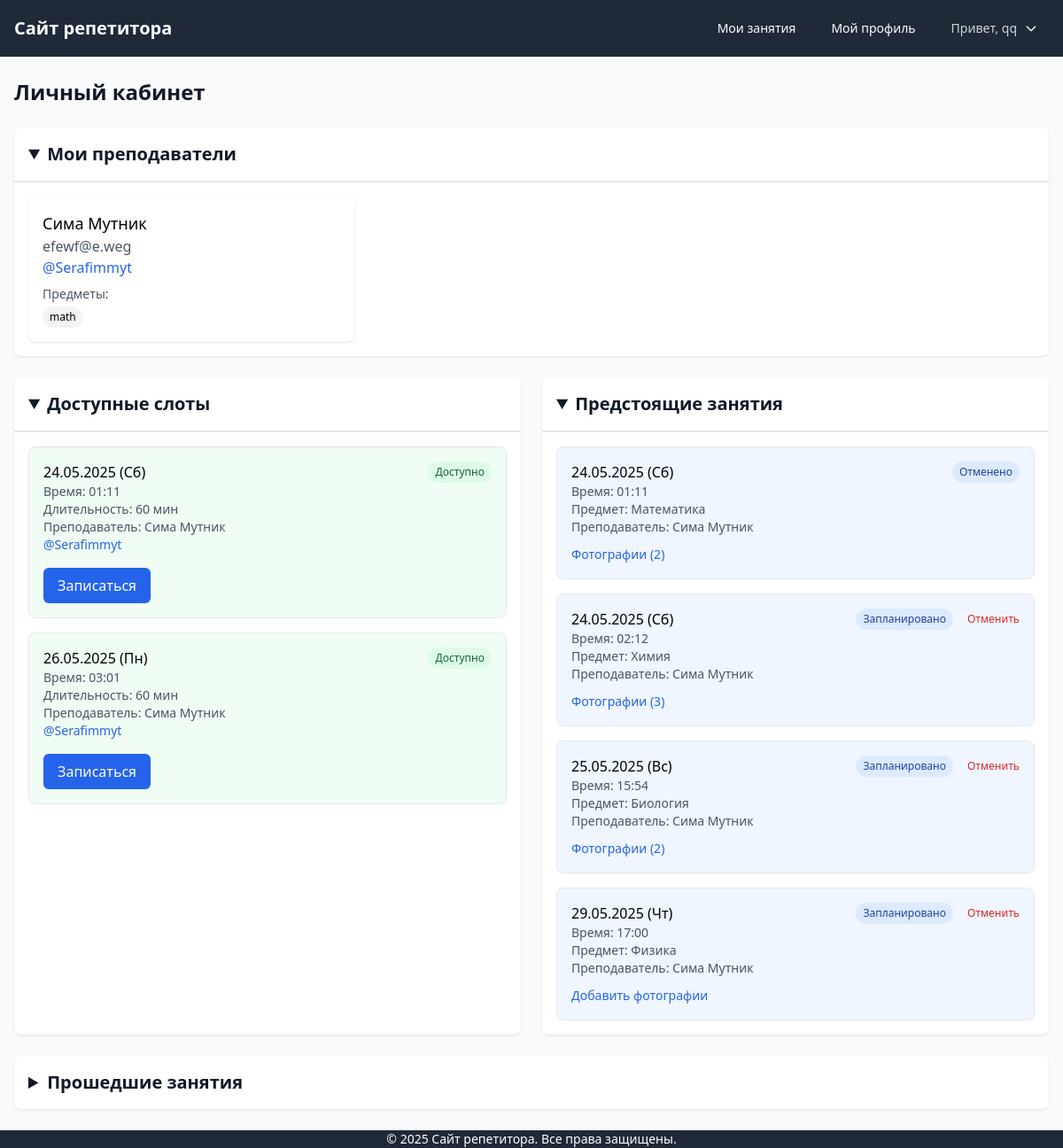
The page /student/ (signed in) on the database its author committed.
### scheduler/models.py (models this page shows, shortened)
class UserProfile(models.Model):
    user = models.OneToOneField(User, on_delete=models.CASCADE, related_name='profile')
    telegram = models.CharField(max_length=100, blank=True, null=True, help_text='Telegram username')

class TimeSlot(models.Model):
    STATUS_CHOICES = [
        ('available', 'Доступно'),
        ('booked', 'Забронировано'),
        ('completed', 'Завершено'),
        ('cancelled', 'Отменено'),
    ]
    tutor = models.ForeignKey(User, on_delete=models.CASCADE, related_name='time_slots')
    student = models.ForeignKey(User, on_delete=models.SET_NULL, null=True, blank=True, related_name='booked_slots')
    datetime = models.DateTimeField()
    status = models.CharField(max_length=10, choices=STATUS_CHOICES, default='available')
    duration = models.IntegerField(default=60, help_text='Длительность в минутах')
    notes = models.TextField(blank=True)
    class Meta:
        unique_together = ['tutor', 'datetime']
        ordering = ['datetime']

class Lesson(models.Model):
    STATUS_CHOICES = [
        ('scheduled', 'Запланировано'),
        ('completed', 'Завершено'),
        ('cancelled', 'Отменено'),
    ]
    SUBJECT_CHOICES = [
        ('math', 'Математика'),
        ('physics', 'Физика'),
        ('chemistry', 'Химия'),
        ('biology', 'Биология'),
        ('english', 'Английский язык'),
        ('russian', 'Русский язык'),
        ('literature', 'Литература'),
        ('history', 'История'),
        ('geography', 'География'),
        ('other', 'Другое'),
    ]
    time_slot = models.OneToOneField(TimeSlot, on_delete=models.CASCADE, related_name='lesson')
    student = models.ForeignKey(User, on_delete=models.CASCADE, related_name='booked_lessons')
    status = models.CharField(max_length=20, choices=STATUS_CHOICES, default='scheduled')
    subject = models.CharField(max_length=20, choices=SUBJECT_CHOICES, default='math')
    notes = models.TextField(blank=True)
    created_at = models.DateTimeField(auto_now_add=True)
    updated_at = models.DateTimeField(auto_now=True)

### scheduler/views.py (the view)
# urls.py: path('student/', views.student_dashboard, name='student_dashboard'),
@login_required
@user_passes_test(is_student)
def student_dashboard(request):
    start_date = timezone.now()
    end_date = start_date + timedelta(days=7)
    my_tutors = User.objects.filter(
        students_list__student=request.user,
        students_list__is_active=True
    )
    if not my_tutors.exists():
        messages.info(request, 'У вас пока нет преподавателей. Дождитесь, пока преподаватель добавит вас к себе.')
        available_slots = TimeSlot.objects.none()
    else:
        available_slots = TimeSlot.objects.filter(
            status='available',
            datetime__range=[start_date, end_date],
            tutor__in=my_tutors
        ).order_by('datetime')
    my_lessons = Lesson.objects.filter(
        student=request.user
    ).order_by('time_slot__datetime')
    context = {
        'now': timezone.now(),
        'available_slots': available_slots,
        'my_lessons': my_lessons,
        'upcoming_lessons': my_lessons.filter(time_slot__datetime__gte=timezone.now()),
        'past_lessons': my_lessons.filter(time_slot__datetime__lt=timezone.now()).order_by('-time_slot__datetime'),
        'my_tutors': my_tutors,  # Добавляем список преподавателей в контекст
    }
    return render(request, 'scheduler/student/dashboard.html', context)

### scheduler/templatetags/scheduler_extras.py (called while the page is built)
@register.filter
def date_with_weekday(value):
    if not value:
        return ""
    weekdays = ['Пн', 'Вт', 'Ср', 'Чт', 'Пт', 'Сб', 'Вс']
    return f"{value.strftime('%d.%m.%Y')} ({weekdays[value.weekday()]})"

### scheduler/views.py (called while the page is built)
def is_student(user):
    return user.groups.filter(name='Students').exists()

### scheduler/templates/scheduler/student/dashboard.html (shortened to what this page needs)
{% extends 'base.html' %}
{% load scheduler_extras %}
{% block content %}
<div class="space-y-6">
    <h1 class="text-2xl font-bold text-gray-900">Личный кабинет</h1>
    <details open class="h-full">
        <summary class="text-xl font-semibold text-gray-900">Мои преподаватели</summary>
        <div>
            {% if my_tutors %}
                <div class="grid grid-cols-1 md:grid-cols-2 lg:grid-cols-3 gap-4">
                    {% for tutor in my_tutors %}
                        <div class="bg-white rounded-lg shadow p-4">
                            <h3 class="font-medium text-lg">{{ tutor.get_full_name|default:tutor.username }}</h3>
                            <p class="text-gray-600">{{ tutor.email }}</p>
                            {% if tutor.profile.telegram %}
                                <p class="text-blue-600">
                                    <a href="https://t.me/{{ tutor.profile.telegram }}" target="_blank">
                                        @{{ tutor.profile.telegram }}
                                    </a>
                                </p>
                            {% endif %}
                            {% with tutor_subjects=tutor.students_list.get.subjects %}
                                {% if tutor_subjects %}
                                    <div class="mt-2">
                                        <p class="text-sm text-gray-600">Предметы:</p>
                                        <div class="flex flex-wrap gap-1 mt-1">
                                            {% for subject in tutor_subjects %}
                                                <span class="px-2 py-1 text-xs bg-gray-100 rounded-full">{{ subject }}</span>
                                            {% endfor %}
                                        </div>
                                    </div>
                                {% endif %}
                            {% endwith %}
                        </div>
                    {% endfor %}
                </div>
            {% else %}
                <p class="text-gray-500">У вас пока нет преподавателей</p>
            {% endif %}
        </div>
    </details>
    <div class="grid grid-cols-1 md:grid-cols-2 gap-6">
        <details open class="h-full">
            <summary class="text-xl font-semibold text-gray-900">Доступные слоты</summary>
            <div>
                {% if available_slots %}
                    <div class="space-y-4">
                        {% for slot in available_slots %}
                            <div class="border rounded-lg p-4 bg-green-50">
                                <div class="flex justify-between items-start">
                                    <div>
                                        <p class="font-medium">{{ slot.datetime|date_with_weekday }}</p>
                                        <p class="text-sm text-gray-600">Время: {{ slot.datetime|time:'H:i' }}</p>
                                        <p class="text-sm text-gray-600">Длительность: {{ slot.duration }} мин</p>
                                        <p class="text-sm text-gray-600">Преподаватель: {{ slot.tutor.get_full_name|default:slot.tutor.username }}</p>
                                        {% if slot.tutor.profile.telegram %}
                                            <p class="text-sm text-blue-600">
                                                <a href="https://t.me/{{ slot.tutor.profile.telegram }}" target="_blank">
                                                    @{{ slot.tutor.profile.telegram }}
                                                </a>
                                            </p>
                                        {% endif %}
                                    </div>
                                    <span class="px-2 py-1 text-xs rounded-full bg-green-100 text-green-800">
                                        {{ slot.get_status_display }}
                                    </span>
                                </div>
                                <div class="mt-4">
                                    <a href="{% url 'book_slot' slot.id %}" class="inline-block bg-blue-600 text-white px-4 py-2 rounded-md hover:bg-blue-700">
                                        Записаться
                                    </a>
                                </div>
                            </div>
                        {% endfor %}
                    </div>
                {% else %}
                    <p class="text-gray-500">Нет доступных слотов</p>
                {% endif %}
            </div>
        </details>
        <details open class="h-full">
            <summary class="text-xl font-semibold text-gray-900">Предстоящие занятия</summary>
            <div>
                {% if upcoming_lessons %}
                    <div class="space-y-4">
                        {% for lesson in upcoming_lessons %}
                            <div class="border rounded-lg p-4 bg-blue-50">
                                <div class="flex justify-between items-start">
                                    <div>
                                        <p class="font-medium">{{ lesson.time_slot.datetime|date_with_weekday }}</p>
                                        <p class="text-sm text-gray-600">Время: {{ lesson.time_slot.datetime|time:'H:i' }}</p>
                                        <p class="text-sm text-gray-600">Предмет: {{ lesson.get_subject_display }}</p>
                                        <p class="text-sm text-gray-600">Преподаватель: {{ lesson.time_slot.tutor.get_full_name|default:lesson.time_slot.tutor.username }}</p>
                                    </div>
                                    <div class="flex gap-2 items-center">
                                        <span class="px-2 py-1 text-xs rounded-full bg-blue-100 text-blue-800">{{ lesson.get_status_display }}</span>
                                        {% if lesson.status == 'scheduled' and lesson.time_slot.datetime|timeuntil > '12:00:00' %}
                                            <a href="{% url 'cancel_lesson' lesson.id %}" class="text-red-600 hover:underline text-xs ml-2">Отменить</a>
                                        {% endif %}
                                    </div>
                                </div>
                                <div class="mt-2">
                                    <a href="{% url 'manage_lesson_photos' lesson.id %}"
                                       class="text-sm text-blue-600 hover:text-blue-800">
                                        {% if lesson.photos.exists %}
                                            Фотографии ({{ lesson.photos.count }})
                                        {% else %}
                                            Добавить фотографии
                                        {% endif %}
                                    </a>
                                </div>
                            </div>
                        {% endfor %}
                    </div>
                {% else %}
                    <p class="text-gray-500">Нет предстоящих занятий</p>
                {% endif %}
            </div>
        </details>
    </div>
    <details class="h-full">
        <summary class="text-xl font-semibold text-gray-900">Прошедшие занятия</summary>
    </details>
</div>
{% endblock %}

### scheduler/templates/base.html (shortened to what this page needs)
{% load static %}
<!DOCTYPE html>
<html lang="ru">
<head>
    <link rel="stylesheet" href="{% static 'css/output.css' %}">
</head>
<body class="flex flex-col min-h-screen bg-gray-50">
    <nav class="bg-gray-800 text-white">
        <div class="w-full max-w-[80rem] mx-auto px-4">
            <div class="flex items-center justify-between h-16">
                <div class="flex items-center">
                    <a href="{% url 'home' %}" class="text-xl font-bold">Сайт репетитора</a>
                </div>
                <div class="flex items-center space-x-4">
                    {% if user.is_authenticated %}
                        {% if not viewing_as_tutor and user.groups.all.0.name == 'Tutors' %}
                            <a href="{% url 'tutor_dashboard' %}" class="px-3 py-2 rounded-md text-sm font-medium hover:bg-gray-700">Панель управления</a>
                            <a href="{% url 'student_list' %}" class="px-3 py-2 rounded-md text-sm font-medium hover:bg-gray-700">Мои ученики</a>
                            <a href="{% url 'tutor_calendar' %}" class="px-3 py-2 rounded-md text-sm font-medium hover:bg-gray-700">Календарь</a>
                            <a href="{% url 'recurring_templates_list' %}" class="px-3 py-2 rounded-md text-sm font-medium hover:bg-gray-700">Шаблоны занятий</a>
                            <a href="{% url 'create_time_slot' %}" class="px-3 py-2 rounded-md text-sm font-medium hover:bg-gray-700">Создать слот</a>
                        {% elif not viewing_as_tutor and user.groups.all.0.name == 'Students' %}
                            <a href="{% url 'student_dashboard' %}" class="px-3 py-2 rounded-md text-sm font-medium hover:bg-gray-700">Мои занятия</a>
                            <a href="{% url 'student_profile' %}" class="px-3 py-2 rounded-md text-sm font-medium hover:bg-gray-700">Мой профиль</a>
                        {% endif %}
                        <div class="relative group">
                            <button class="px-3 py-2 rounded-md text-sm font-medium hover:bg-gray-700 flex items-center">
                                <span class="text-gray-300">Привет, {{ user.username }}</span>
                                <svg class="ml-2 h-4 w-4" fill="none" stroke="currentColor" viewBox="0 0 24 24">
                                    <path stroke-linecap="round" stroke-linejoin="round" stroke-width="2" d="M19 9l-7 7-7-7"/>
                                </svg>
                            </button>
                        </div>
                    {% else %}
                        <a href="{% url 'admin:login' %}" class="px-3 py-2 rounded-md text-sm font-medium hover:bg-gray-700">Войти</a>
                    {% endif %}
                </div>
            </div>
        </div>
    </nav>
    <main class="flex-grow w-full max-w-[80rem] mx-auto px-4 py-6">
        {% block content %}{% endblock %}
    </main>
    <footer class="bg-gray-800 text-white mt-auto">
        <div class="w-full max-w-[80rem] mx-auto px-4">
            <p class="text-center text-sm">© 2025 Сайт репетитора. Все права защищены.</p>
        </div>
    </footer>
</body>
</html>

### scheduler/templates/scheduler/student/dashboard.html (style rules this page uses)
details { background: white; border-radius: 8px; box-shadow: 0 1px 3px rgba(0,0,0,0.1); height: 100%; }
summary { padding: 1rem; cursor: pointer; font-weight: 600; font-size: 1.25rem; }
details > div { padding: 1rem; border-top: 1px solid #e5e7eb; }
details[open] summary { border-bottom: 1px solid #e5e7eb; }

### rows shown on the page
TimeSlot: datetime "24.05.2025 (Сб)", datetime "01:11", duration "60", tutor.get_full_name "Сима Мутник", tutor.profile.telegram "Serafimmyt", status "Доступно"
TimeSlot: datetime "26.05.2025 (Пн)", datetime "03:01", duration "60", tutor.get_full_name "Сима Мутник", tutor.profile.telegram "Serafimmyt", status "Доступно"
Lesson: time_slot.datetime "24.05.2025 (Сб)", time_slot.datetime "01:11", subject "Математика", time_slot.tutor.get_full_name "Сима Мутник", status "Отменено", photos.count "2"
Lesson: time_slot.datetime "24.05.2025 (Сб)", time_slot.datetime "02:12", subject "Химия", time_slot.tutor.get_full_name "Сима Мутник", status "Запланировано", shows "Отменить", photos.count "3"
Lesson: time_slot.datetime "25.05.2025 (Вс)", time_slot.datetime "15:54", subject "Биология", time_slot.tutor.get_full_name "Сима Мутник", status "Запланировано", shows "Отменить", photos.count "2"
Lesson: time_slot.datetime "29.05.2025 (Чт)", time_slot.datetime "17:00", subject "Физика", time_slot.tutor.get_full_name "Сима Мутник", status "Запланировано", shows "Отменить", shows "Добавить фотографии"

### other values the page prints
{{ user.username }} "qq"
{{ tutor.get_full_name|default:tutor.username }} "Сима Мутник"
{{ tutor.email }} "efewf@e.weg"
{{ tutor.profile.telegram }} "Serafimmyt"
{{ subject }} "math"
